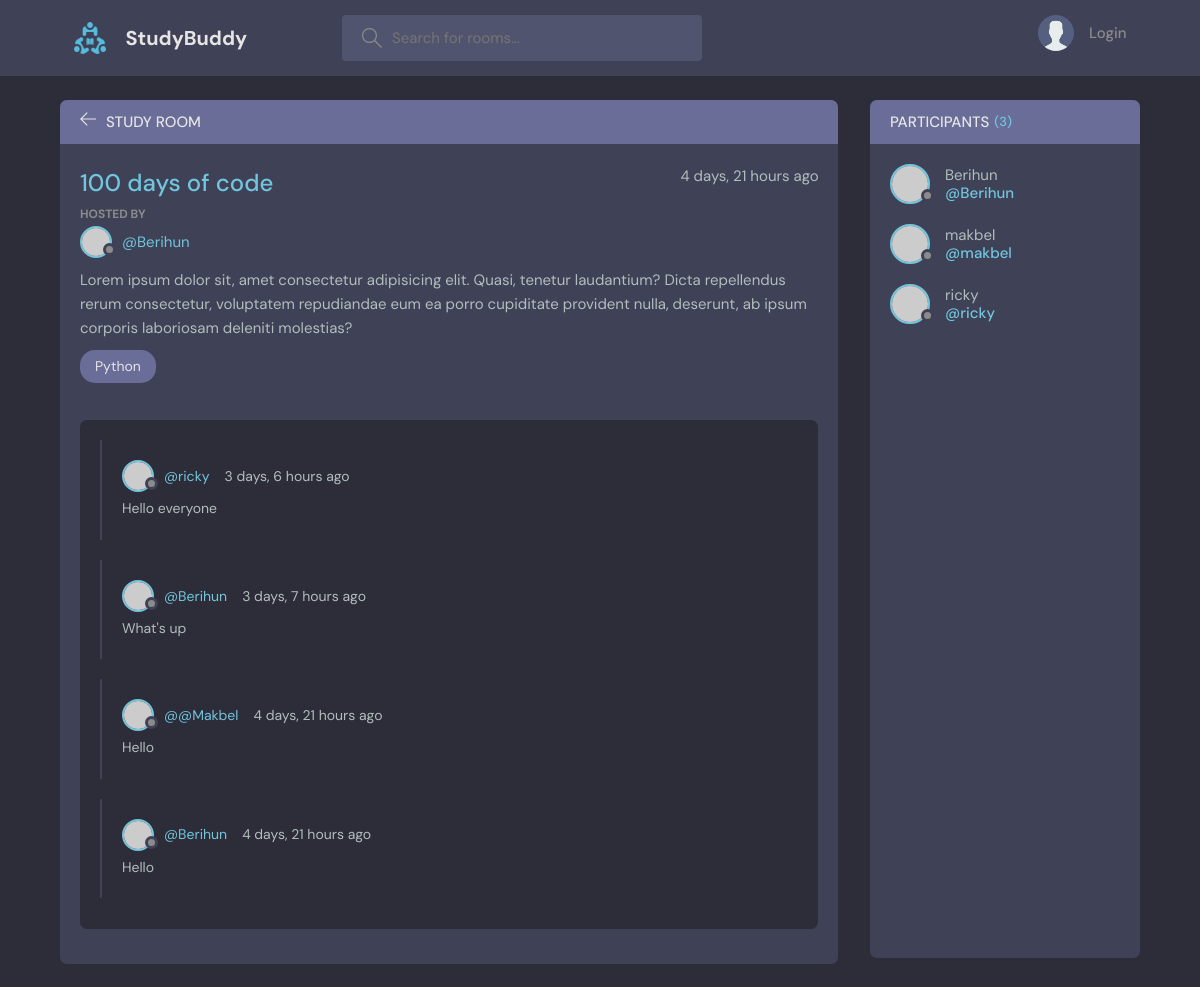
Page /room/2/ on the committed database.
### base/models.py (models this page shows, shortened)
class Room(models.Model):
    host = models.ForeignKey(User, on_delete=models.SET_NULL, null=True)
    topic = models.ForeignKey('Topic', on_delete=models.SET_NULL, null=True)
    name = models.CharField(max_length=100)
    description = models.TextField(null=True, blank=True)
    participants = models.ManyToManyField(User, related_name='participants', blank=True)
    updated = models.DateTimeField(auto_now=True)
    created_at = models.DateTimeField(auto_now_add=True)
    class Meta:
        ordering = ['-updated', '-created_at']

class Topic(models.Model):
    name = models.CharField(max_length=100)
    def __str__(self):
        return self.name

class Message(models.Model):
    user = models.ForeignKey(User, on_delete=models.CASCADE)
    room = models.ForeignKey(Room, on_delete=models.CASCADE)
    body = models.TextField(null=True)
    updated = models.DateTimeField(auto_now=True)
    created_at = models.DateTimeField(auto_now_add=True)
    class Meta:
        ordering = ['-updated', '-created_at']

### base/views.py (the view, shortened to what this page needs)
# urls.py: path('room/<str:pk>/', views.room, name='room'),
def room(request, pk):
    room = Room.objects.get(id=pk)
    participants = room.participants.all()
    room_messages = room.message_set.all()
    context = {'room': room, 'room_messages': room_messages, 'participants':participants}
    return render(request, 'base/room.html', context)

### base/templates/base/room.html (shortened to what this page needs)
  {% extends 'main.html' %}
  {% load static %}
  {% block content %}
    <main class="profile-page layout layout--2">
      <div class="container">
        <div class="room">
          <div class="room__top">
            <div class="room__topLeft">
              <a href="{% url 'home' %}">
                <svg version="1.1" xmlns="http://www.w3.org/2000/svg" width="32" height="32" viewBox="0 0 32 32">
                  <title>arrow-left</title>
                  <path
                    d="M13.723 2.286l-13.723 13.714 13.719 13.714 1.616-1.611-10.96-10.96h27.625v-2.286h-27.625l10.965-10.965-1.616-1.607z"
                  ></path>
                </svg>
              </a>
              <h3>Study Room</h3>
            </div>
          </div>
          <div class="room__box scroll">
            <div class="room__header scroll">
              <div class="room__info">
                <h3>{{room.name}}</h3>
                <span>{{room.created_at|timesince}} ago</span>
              </div>
              <div class="room__hosted">
                <p>Hosted By</p>
                <a href="{% url 'userprofile' room.host.id %}" class="room__author">
                  <div class="avatar avatar--small">
                    <img src="https://randomuser.me/api/portraits/men/37.jpg" />
                  </div>
                  <span>@{{room.host.username}}</span>
                </a>
              </div>
              <div class="room__details">
                Lorem ipsum dolor sit, amet consectetur adipisicing elit. Quasi, tenetur laudantium? Dicta repellendus
                rerum consectetur, voluptatem repudiandae eum ea porro cupiditate provident nulla, deserunt, ab ipsum
                corporis laboriosam deleniti molestias?
              </div>
              <span class="room__topics">{{room.topic}}</span>
            </div>
            <div class="room__conversation">
              <div class="threads scroll">
                {% for room_message in room_messages %}
                <div class="thread">
                  <div class="thread__top">
                    <div class="thread__author">
                      <a href="{% url 'userprofile' room_message.user.id %}" class="thread__authorInfo">
                        <div class="avatar avatar--small">
                          <img src="https://randomuser.me/api/portraits/men/37.jpg" />
                        </div>
                        <span>@{{room_message.user}}</span>
                      </a>
                      <span class="thread__date">{{room_message.created_at|timesince}} ago</span>
                    </div>
                  </div>
                  <div class="thread__details">
                    {{room_message.body}}
                  </div>
                </div>
                {% endfor %}
              </div>
            </div>
          </div>
        </div>
        <div class="participants">
          <h3 class="participants__top">Participants <span>({{participants.all.count}})</span></h3>
          <div class="participants__list scroll">
            {% for user in participants %}
            <a href="{% url 'userprofile' user.id %}" class="participant">
              <div class="avatar avatar--medium">
                <img src="https://randomuser.me/api/portraits/men/37.jpg" />
              </div>
              <p>
                {{user.username}}
                <span>@{{user.username}}</span>
              </p>
            </a>
            {% endfor %}
          </div>
        </div>
      </div>
    </main>
    {% endblock content %}

### rows in the picture
Room: name "100 days of code", created_at "4 days, 21 hours", host.username "Berihun", topic "Python"
Message: user "ricky", created_at "3 days, 6 hours", body "Hello everyone"
Message: user "Berihun", created_at "3 days, 7 hours", body "What's up"
Message: user "@Makbel", created_at "4 days, 21 hours", body "Hello"
Message: user "Berihun", created_at "4 days, 21 hours", body "Hello"

### other values in the picture
{{ participants.all.count }} "3"
{{ user.username }} "Berihun"
{{ user.username }} "makbel"
{{ user.username }} "ricky"
